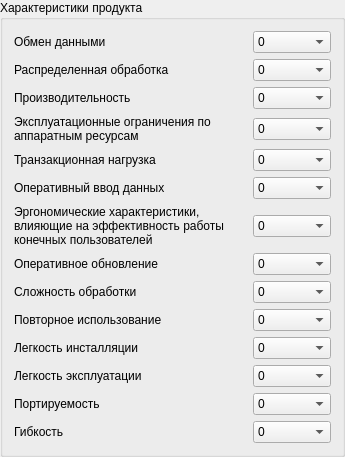
         <widget class="QGroupBox" name="groupBox">
          <property name="font">
           <font>
            <weight>50</weight>
            <bold>false</bold>
           </font>
          </property>
          <property name="title">
           <string>Характеристики продукта</string>
          </property>
          <layout class="QVBoxLayout" name="verticalLayout_2">
           <item>
            <layout class="QHBoxLayout" name="horizontalLayout_3" stretch="3,1">
             <item>
              <widget class="QLabel" name="label">
               <property name="text">
                <string>Обмен данными</string>
               </property>
               <property name="wordWrap">
                <bool>true</bool>
               </property>
              </widget>
             </item>
             <item>
              <widget class="QComboBox" name="productAttributeSelect1">
               <property name="currentIndex">
                <number>0</number>
               </property>
               <item>
                <property name="text">
                 <string>0</string>
                </property>
               </item>
               <item>
                <property name="text">
                 <string>1</string>
                </property>
               </item>
               <item>
                <property name="text">
                 <string>2</string>
                </property>
               </item>
               <item>
                <property name="text">
                 <string>3</string>
                </property>
               </item>
               <item>
                <property name="text">
                 <string>4</string>
                </property>
               </item>
               <item>
                <property name="text">
                 <string>5</string>
                </property>
               </item>
              </widget>
             </item>
            </layout>
           </item>
           <item>
            <layout class="QHBoxLayout" name="horizontalLayout_17" stretch="3,1">
             <item>
              <widget class="QLabel" name="label_15">
               <property name="text">
                <string>Распределенная обработка</string>
               </property>
               <property name="wordWrap">
                <bool>true</bool>
               </property>
              </widget>
             </item>
             <item>
              <widget class="QComboBox" name="productAttributeSelect2">
               <property name="currentIndex">
                <number>0</number>
               </property>
               <item>
                <property name="text">
                 <string>0</string>
                </property>
               </item>
               <item>
                <property name="text">
                 <string>1</string>
                </property>
               </item>
               <item>
                <property name="text">
                 <string>2</string>
                </property>
               </item>
               <item>
                <property name="text">
                 <string>3</string>
                </property>
               </item>
               <item>
                <property name="text">
                 <string>4</string>
                </property>
               </item>
               <item>
                <property name="text">
                 <string>5</string>
                </property>
               </item>
              </widget>
             </item>
            </layout>
           </item>
           <item>
            <layout class="QHBoxLayout" name="horizontalLayout_4" stretch="3,1">
             <item>
              <widget class="QLabel" name="label_2">
               <property name="text">
                <string>Производительность</string>
               </property>
               <property name="wordWrap">
                <bool>true</bool>
               </property>
              </widget>
             </item>
             <item>
              <widget class="QComboBox" name="productAttributeSelect3">
               <property name="currentIndex">
                <number>0</number>
               </property>
               <item>
                <property name="text">
                 <string>0</string>
                </property>
               </item>
               <item>
                <property name="text">
                 <string>1</string>
                </property>
               </item>
               <item>
                <property name="text">
                 <string>2</string>
                </property>
               </item>
               <item>
                <property name="text">
                 <string>3</string>
                </property>
               </item>
               <item>
                <property name="text">
                 <string>4</string>
                </property>
               </item>
               <item>
                <property name="text">
                 <string>5</string>
                </property>
               </item>
              </widget>
             </item>
            </layout>
           </item>
           <item>
            <layout class="QHBoxLayout" name="horizontalLayout_14" stretch="3,1">
             <item>
              <widget class="QLabel" name="label_12">
               <property name="text">
                <string>Эксплуатационные ограничения по аппаратным ресурсам</string>
               </property>
               <property name="wordWrap">
                <bool>true</bool>
               </property>
              </widget>
             </item>
             <item>
              <widget class="QComboBox" name="productAttributeSelect4">
               <property name="currentIndex">
                <number>0</number>
               </property>
               <item>
                <property name="text">
                 <string>0</string>
                </property>
               </item>
               <item>
                <property name="text">
                 <string>1</string>
                </property>
               </item>
               <item>
                <property name="text">
                 <string>2</string>
                </property>
               </item>
               <item>
                <property name="text">
                 <string>3</string>
                </property>
               </item>
               <item>
                <property name="text">
                 <string>4</string>
                </property>
               </item>
               <item>
                <property name="text">
                 <string>5</string>
                </property>
               </item>
              </widget>
             </item>
            </layout>
           </item>
           <item>
            <layout class="QHBoxLayout" name="horizontalLayout_16" stretch="3,1">
             <item>
              <widget class="QLabel" name="label_14">
               <property name="text">
                <string>Транзакционная нагрузка</string>
               </property>
               <property name="wordWrap">
                <bool>true</bool>
               </property>
              </widget>
             </item>
             <item>
              <widget class="QComboBox" name="productAttributeSelect5">
               <property name="currentIndex">
                <number>0</number>
               </property>
               <item>
                <property name="text">
                 <string>0</string>
                </property>
               </item>
               <item>
                <property name="text">
                 <string>1</string>
                </property>
               </item>
               <item>
                <property name="text">
                 <string>2</string>
                </property>
               </item>
               <item>
                <property name="text">
                 <string>3</string>
                </property>
               </item>
               <item>
                <property name="text">
                 <string>4</string>
                </property>
               </item>
               <item>
                <property name="text">
                 <string>5</string>
                </property>
               </item>
              </widget>
             </item>
            </layout>
           </item>
           <item>
            <layout class="QHBoxLayout" name="horizontalLayout_13" stretch="3,1">
             <item>
              <widget class="QLabel" name="label_11">
               <property name="text">
                <string>Оперативный ввод данных</string>
               </property>
               <property name="wordWrap">
                <bool>true</bool>
               </property>
              </widget>
             </item>
             <item>
              <widget class="QComboBox" name="productAttributeSelect6">
               <property name="currentIndex">
                <number>0</number>
               </property>
               <item>
                <property name="text">
                 <string>0</string>
                </property>
               </item>
               <item>
                <property name="text">
                 <string>1</string>
                </property>
               </item>
               <item>
                <property name="text">
                 <string>2</string>
                </property>
               </item>
               <item>
                <property name="text">
                 <string>3</string>
                </property>
               </item>
               <item>
                <property name="text">
                 <string>4</string>
                </property>
               </item>
               <item>
                <property name="text">
                 <string>5</string>
                </property>
               </item>
              </widget>
             </item>
            </layout>
           </item>
           <item>
            <layout class="QHBoxLayout" name="horizontalLayout_5" stretch="3,1">
             <item>
              <widget class="QLabel" name="label_3">
               <property name="text">
                <string>Эргономические характеристики, влияющие на эффективность работы конечных пользователей</string>
               </property>
               <property name="wordWrap">
                <bool>true</bool>
               </property>
              </widget>
             </item>
             <item>
              <widget class="QComboBox" name="productAttributeSelect7">
               <property name="currentIndex">
                <number>0</number>
               </property>
               <item>
                <property name="text">
                 <string>0</string>
                </property>
               </item>
               <item>
                <property name="text">
                 <string>1</string>
                </property>
               </item>
               <item>
                <property name="text">
                 <string>2</string>
                </property>
               </item>
               <item>
                <property name="text">
                 <string>3</string>
                </property>
               </item>
               <item>
                <property name="text">
                 <string>4</string>
                </property>
               </item>
               <item>
                <property name="text">
                 <string>5</string>
                </property>
               </item>
              </widget>
             </item>
            </layout>
           </item>
           <item>
            <layout class="QHBoxLayout" name="horizontalLayout_15" stretch="3,1">
             <item>
              <widget class="QLabel" name="label_13">
               <property name="text">
                <string>Оперативное обновление</string>
               </property>
               <property name="wordWrap">
                <bool>true</bool>
               </property>
              </widget>
             </item>
             <item>
              <widget class="QComboBox" name="productAttributeSelect8">
               <property name="currentIndex">
                <number>0</number>
               </property>
               <item>
                <property name="text">
                 <string>0</string>
                </property>
               </item>
               <item>
                <property name="text">
                 <string>1</string>
                </property>
               </item>
               <item>
                <property name="text">
                 <string>2</string>
                </property>
               </item>
               <item>
                <property name="text">
                 <string>3</string>
                </property>
               </item>
               <item>
                <property name="text">
                 <string>4</string>
                </property>
               </item>
               <item>
                <property name="text">
                 <string>5</string>
                </property>
               </item>
              </widget>
             </item>
            </layout>
           </item>
           <item>
            <layout class="QHBoxLayout" name="horizontalLayout_12" stretch="3,1">
             <item>
              <widget class="QLabel" name="label_10">
               <property name="text">
                <string>Сложность обработки</string>
               </property>
               <property name="wordWrap">
                <bool>true</bool>
               </property>
              </widget>
             </item>
             <item>
              <widget class="QComboBox" name="productAttributeSelect9">
               <property name="currentIndex">
                <number>0</number>
               </property>
               <item>
                <property name="text">
                 <string>0</string>
                </property>
               </item>
               <item>
                <property name="text">
                 <string>1</string>
                </property>
               </item>
               <item>
                <property name="text">
                 <string>2</string>
                </property>
               </item>
               <item>
                <property name="text">
                 <string>3</string>
                </property>
               </item>
               <item>
                <property name="text">
                 <string>4</string>
                </property>
               </item>
               <item>
                <property name="text">
                 <string>5</string>
                </property>
               </item>
              </widget>
             </item>
            </layout>
           </item>
           <item>
            <layout class="QHBoxLayout" name="horizontalLayout_11" stretch="3,1">
             <item>
              <widget class="QLabel" name="label_9">
               <property name="text">
                <string>Повторное использование</string>
               </property>
               <property name="wordWrap">
                <bool>true</bool>
               </property>
              </widget>
             </item>
             <item>
              <widget class="QComboBox" name="productAttributeSelect10">
               <property name="currentIndex">
                <number>0</number>
               </property>
               <item>
                <property name="text">
                 <string>0</string>
                </property>
               </item>
               <item>
                <property name="text">
                 <string>1</string>
                </property>
               </item>
               <item>
                <property name="text">
                 <string>2</string>
                </property>
               </item>
               <item>
                <property name="text">
                 <string>3</string>
                </property>
               </item>
               <item>
                <property name="text">
                 <string>4</string>
                </property>
               </item>
               <item>
                <property name="text">
                 <string>5</string>
                </property>
               </item>
              </widget>
             </item>
            </layout>
           </item>
           <item>
            <layout class="QHBoxLayout" name="horizontalLayout_6" stretch="3,1">
             <item>
              <widget class="QLabel" name="label_4">
               <property name="text">
                <string>Легкость инсталляции</string>
               </property>
               <property name="wordWrap">
                <bool>true</bool>
               </property>
              </widget>
             </item>
             <item>
              <widget class="QComboBox" name="productAttributeSelect11">
               <property name="currentIndex">
                <number>0</number>
               </property>
               <item>
                <property name="text">
                 <string>0</string>
                </property>
               </item>
               <item>
                <property name="text">
                 <string>1</string>
                </property>
               </item>
               <item>
                <property name="text">
                 <string>2</string>
                </property>
               </item>
               <item>
                <property name="text">
                 <string>3</string>
                </property>
               </item>
               <item>
                <property name="text">
                 <string>4</string>
                </property>
               </item>
               <item>
                <property name="text">
                 <string>5</string>
                </property>
               </item>
              </widget>
             </item>
            </layout>
           </item>
           <item>
            <layout class="QHBoxLayout" name="horizontalLayout_10" stretch="3,1">
             <item>
              <widget class="QLabel" name="label_8">
               <property name="text">
                <string>Легкость эксплуатации</string>
               </property>
               <property name="wordWrap">
                <bool>true</bool>
               </property>
              </widget>
             </item>
             <item>
              <widget class="QComboBox" name="productAttributeSelect12">
               <property name="currentIndex">
                <number>0</number>
               </property>
               <item>
                <property name="text">
                 <string>0</string>
                </property>
               </item>
               <item>
                <property name="text">
                 <string>1</string>
                </property>
               </item>
               <item>
                <property name="text">
                 <string>2</string>
                </property>
               </item>
               <item>
                <property name="text">
                 <string>3</string>
                </property>
               </item>
               <item>
                <property name="text">
                 <string>4</string>
                </property>
               </item>
               <item>
                <property name="text">
                 <string>5</string>
                </property>
               </item>
              </widget>
             </item>
            </layout>
           </item>
           <item>
            <layout class="QHBoxLayout" name="horizontalLayout_9" stretch="3,1">
             <item>
              <widget class="QLabel" name="label_7">
               <property name="text">
                <string>Портируемость</string>
               </property>
               <property name="wordWrap">
                <bool>true</bool>
               </property>
              </widget>
             </item>
             <item>
              <widget class="QComboBox" name="productAttributeSelect13">
               <property name="currentIndex">
                <number>0</number>
               </property>
               <item>
                <property name="text">
                 <string>0</string>
                </property>
               </item>
               <item>
                <property name="text">
                 <string>1</string>
                </property>
               </item>
               <item>
                <property name="text">
                 <string>2</string>
                </property>
               </item>
               <item>
                <property name="text">
                 <string>3</string>
                </property>
               </item>
               <item>
                <property name="text">
                 <string>4</string>
                </property>
               </item>
               <item>
                <property name="text">
                 <string>5</string>
                </property>
               </item>
              </widget>
             </item>
            </layout>
           </item>
           <item>
            <layout class="QHBoxLayout" name="horizontalLayout_8" stretch="3,1">
             <item>
              <widget class="QLabel" name="label_6">
               <property name="text">
                <string>Гибкость</string>
               </property>
               <property name="wordWrap">
                <bool>true</bool>
               </property>
              </widget>
             </item>
             <item>
              <widget class="QComboBox" name="productAttributeSelect14">
               <property name="currentIndex">
                <number>0</number>
               </property>
               <item>
                <property name="text">
                 <string>0</string>
                </property>
               </item>
               <item>
                <property name="text">
                 <string>1</string>
                </property>
               </item>
               <item>
                <property name="text">
                 <string>2</string>
                </property>
               </item>
               <item>
                <property name="text">
                 <string>3</string>
                </property>
               </item>
               <item>
                <property name="text">
                 <string>4</string>
                </property>
               </item>
               <item>
                <property name="text">
                 <string>5</string>
                </property>
               </item>
              </widget>
             </item>
            </layout>
           </item>
          </layout>
         </widget>
